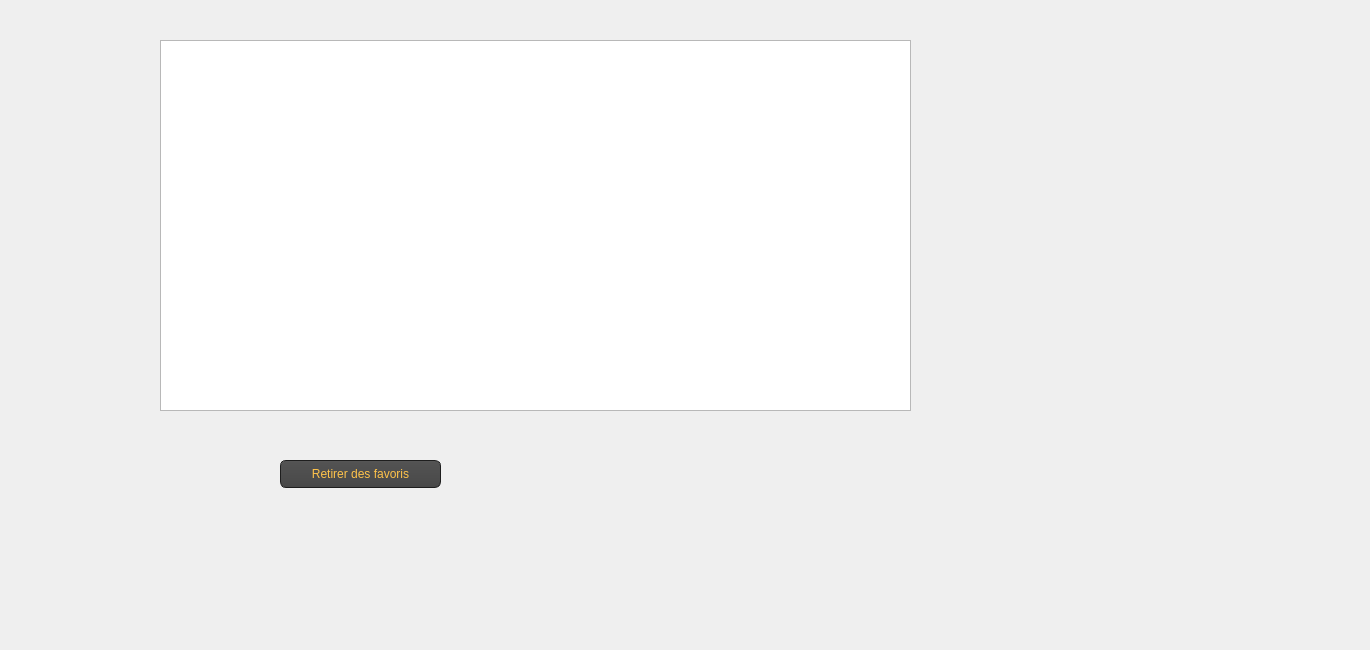
       <widget class="QWidget" name="tab_4">
        <attribute name="title">
         <string>Favoris</string>
        </attribute>
        <widget class="QTableView" name="tableViewPubFAvoris">
         <property name="geometry">
          <rect>
           <x>160</x>
           <y>40</y>
           <width>751</width>
           <height>371</height>
          </rect>
         </property>
        </widget>
        <widget class="QPushButton" name="pushButtonRetirerFavoris">
         <property name="geometry">
          <rect>
           <x>280</x>
           <y>460</y>
           <width>161</width>
           <height>28</height>
          </rect>
         </property>
         <property name="styleSheet">
          <string notr="true">QPushButton
{
    color: #ffc34a;
    background-color: QLinearGradient( x1: 0, y1: 0, x2: 0, y2: 1, stop: 0 #565656, stop: 0.1 #525252, stop: 0.5 #4e4e4e, stop: 0.9 #4a4a4a, stop: 1 #464646);
    border-width: 1px;
    border-color: #1e1e1e;
    border-style: solid;
    border-radius: 6;
    padding: 3px;
    font-size: 12px;
    padding-left: 5px;
    padding-right: 5px;
}

QPushButton:pressed
{
    background-color: QLinearGradient( x1: 0, y1: 0, x2: 0, y2: 1, stop: 0 #2d2d2d, stop: 0.1 #2b2b2b, stop: 0.5 #292929, stop: 0.9 #282828, stop: 1 #252525);
}</string>
         </property>
         <property name="text">
          <string>Retirer des favoris</string>
         </property>
        </widget>
        <widget class="QLabel" name="label_23">
         <property name="geometry">
          <rect>
           <x>-100</x>
           <y>-20</y>
           <width>1361</width>
           <height>641</height>
          </rect>
         </property>
         <property name="text">
          <string/>
         </property>
         <property name="pixmap">
          <pixmap>../wallpaperflare.com_wallpaper (1) (1).png</pixmap>
         </property>
        </widget>
        <zorder>label_23</zorder>
        <zorder>tableViewPubFAvoris</zorder>
        <zorder>pushButtonRetirerFavoris</zorder>
       </widget>
